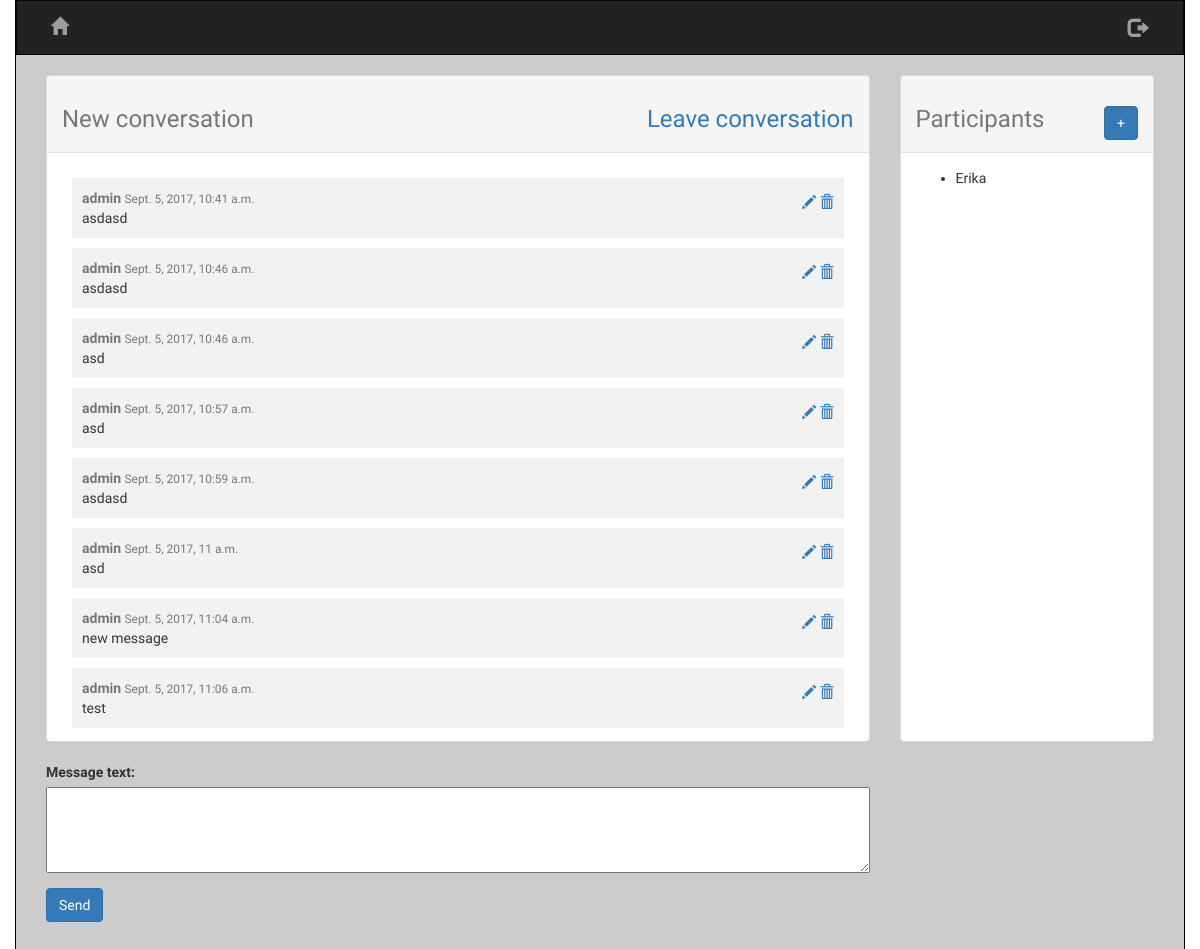
The app's page /messenger/conversations/46/ with its own data.
### messenger/models.py (models this page shows, shortened)
class Conversation(models.Model):
	participants = models.ManyToManyField(User)
	created = models.DateTimeField(auto_now=True)
	conversation_name = models.CharField(max_length=100)

class Message(models.Model):
	sent_by = models.ForeignKey(User, related_name='sent_by')
	conversation = models.ForeignKey(Conversation, on_delete=models.CASCADE)
	message_text = models.CharField(max_length=1000)
	timestamp = models.DateTimeField(auto_now_add=True)

### messenger/views.py (the view, shortened to what this page needs)
# urls.py: url(r'^conversations/(?P<conversation_id>[0-9]+)/$', views.ConversationView.as_view(), name="conversation"),
class ConversationView(generic.TemplateView):
	template_name = 'messenger/conversation.html'
	def get(self, request, conversation_id):
		conversation = Conversation.objects.get(pk=conversation_id)
		participants = conversation.participants.all()
		messages = conversation.message_set.all().order_by('timestamp')
		messageform = MessageForm()
		participantform = AddParticipantForm()
		return render(request, 'messenger/conversation.html',
			{'messageform': messageform, 'participantform': participantform, 'conversation': conversation, 'participants': participants, 'messages': messages, 'pk': conversation_id})

### messenger/forms.py
class MessageForm(forms.ModelForm):
	class Meta:
		model = Message
		fields = ('message_text',)
		widgets = {'message_text': forms.Textarea(attrs={'rows': 4})}

class AddParticipantForm(forms.Form):
	username = forms.CharField(max_length=150)
	class Meta:
		fields = ('username',)

### messenger/templates/messenger/conversation.html (shortened to what this page needs)
{% extends 'messenger/base.html' %}
{% block scripts %}
  {% load staticfiles %}
  <link rel="stylesheet" type="text/css" href={% static 'messenger/css/conversation.css' %} />
{% endblock %}
{% block content %}
  <div class="col-md-9" style="float: left;">
  <div class="panel panel-default">
    <div class="panel-heading">
      <div class="panel-title">
        <h3 class="text-muted">
      		{{ conversation.conversation_name }}
      		<a style="float: right;" href="{% url 'messenger:leaveconversation' conversation.pk %}">Leave conversation</a>
      	</h3>
      </div>
    </div>
    <div class="panel-body">
      {% if messages %}
        {% for message in messages %}
          <div class="messagerow">
            <strong class="text-muted">{{ message.sent_by }}</strong>
            <small class="text-muted">{{ message.timestamp }}</small>
            <span style="float: right; padding-top: 5px;"
  						<a href="{% url 'messenger:editmessage' message.pk %}">
  							<span class="glyphicon glyphicon-pencil"></span>
  						</a>
  						<a href="{% url 'messenger:removemessage' message.pk %}">
  							<span class="glyphicon glyphicon-trash"></span>
  						</a>
            </span>
            <br />
            {{ message.message_text }}
          </div>
        {% endfor %}
        {% else %}
          <p>Nothing to see here...</p>
        {% endif %}
      </div>
    </div>
    <div>
        <form method="post" class="input">
          {{ messageform.as_p }}
          <button type="submit" class="btn btn-primary" id="sendmessage">Send</button>
        </form>
      </div>
  </div>
  <div class="col-md-3" style="float: right;">
    <div class="panel panel-default">
      <div class="panel-heading">
        <div class="panel-title">
          <h3 class="text-muted">
            Participants
          <form action="{% url 'messenger:addparticipant' conversation.pk %}" style="float: right;">
            <button class="btn btn-primary">+</button>
          </form>
          </h3>
        </div>
      </div>
      <div class="panel-body">
        {% if participants %}
      		<ul>
      			{% for p in participants %}
      				<li>{{ p.username }}</li>
      			{% endfor %}
      		</ul>
        {% endif %}
      </div>
    </div>
{% endblock %}

### messenger/static/messenger/css/style.css (style rules this page uses)
body { font-family: Yantramanav; background-image: url("https://blog.spoongraphics.co.uk/wp-content/uploads/2012/textures/19.jpg"); }

### messenger/static/messenger/css/conversation.css (style rules this page uses)
.panel { height: 60vh; overflow: auto; }
.panel-heading { position: sticky; z-index: 99999; top: 0; }
textarea { width: 100%; }
.messagerow { padding: 10px; margin: 10px; background-color: #f2f2f2; }

### records on screen
Conversation: conversation_name "New conversation"
Message: sent_by "admin", timestamp "Sept. 5, 2017, 10:41 a.m.", message_text "asdasd"
Message: sent_by "admin", timestamp "Sept. 5, 2017, 10:46 a.m.", message_text "asdasd"
Message: sent_by "admin", timestamp "Sept. 5, 2017, 10:46 a.m.", message_text "asd"
Message: sent_by "admin", timestamp "Sept. 5, 2017, 10:57 a.m.", message_text "asd"
Message: sent_by "admin", timestamp "Sept. 5, 2017, 10:59 a.m.", message_text "asdasd"
Message: sent_by "admin", timestamp "Sept. 5, 2017, 11 a.m.", message_text "asd"
Message: sent_by "admin", timestamp "Sept. 5, 2017, 11:04 a.m.", message_text "new message"
Message: sent_by "admin", timestamp "Sept. 5, 2017, 11:06 a.m.", message_text "test"

### other values on screen
{{ p.username }} "Erika"
